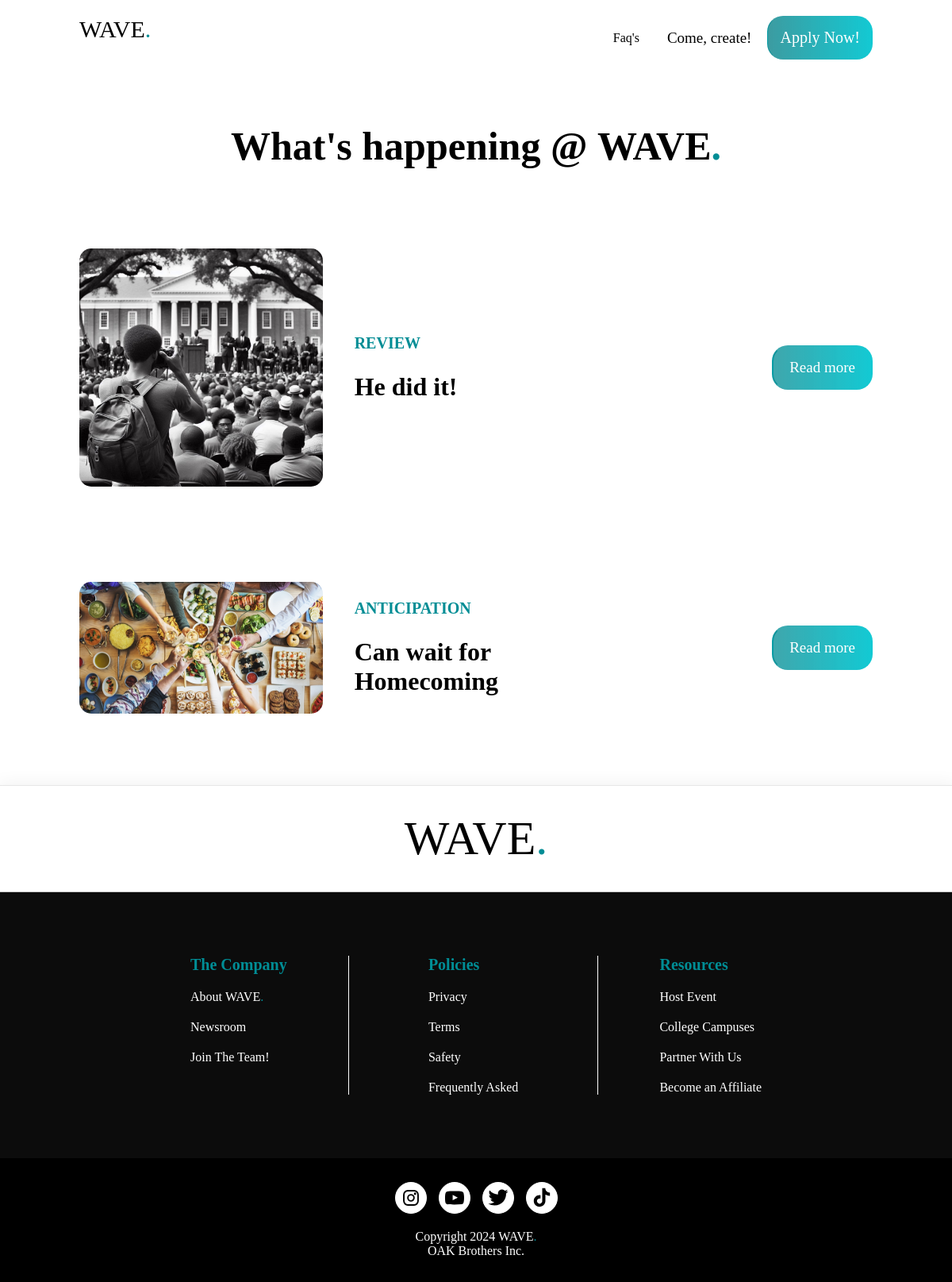
/blog/, run on an earlier commit of the app's database.
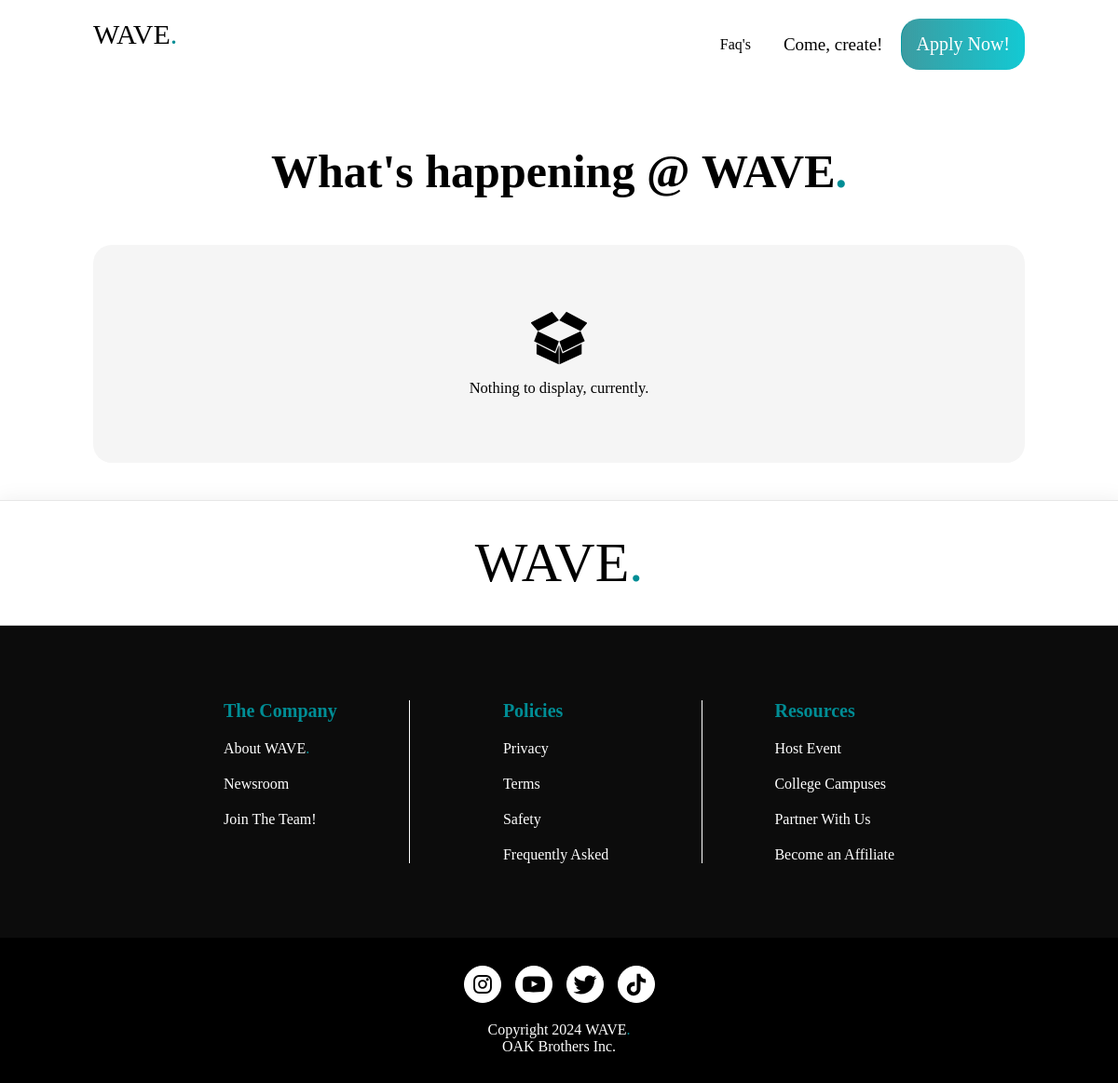
And on a later commit of the database.
### blogApp/models.py (models this page shows, shortened)
class Blog(models.Model):
    BLOG_TYPE_CHOICES = [("Review", "Review"), ("Anticipation", "Anticipation"), ("Safety", "Safety")]
    MOOD_TYPE_CHOICES = [("Neutral", "Neutral"),("Excited", "Excited"), ("Sad", "Sad"), ("Disappointed", "Disappointed"), ("Satisfactory", "Satisfactory")]
    blogId = models.UUIDField(
        primary_key=True, default=uuid.uuid4, editable=False, unique=True
    )
    blogType = models.CharField(
        _("Blog type"), max_length=20, choices=BLOG_TYPE_CHOICES, default=""
    )
    title = models.CharField(max_length=500)
    body = models.TextField(max_length=10000)
    created_at = models.DateTimeField(editable=False, auto_now_add=True)
    imageOne = models.ImageField(
        _("First Image"),
        upload_to="blog/images/body/",
        blank=True,
        null=True,
    )
    imageTwo = models.ImageField(
        _("Second Image"),
        upload_to="blog/images/body/",
        blank=True,
        null=True,
    )
    imageThree = models.ImageField(
        _("Third Image"),
        upload_to="blog/images/body/",
        blank=True,
        null=True,
    )
    mood = models.CharField(
        _("How are you feeling?"), max_length=20, choices=MOOD_TYPE_CHOICES, default="Neutral"
    )
    created_by = models.ForeignKey(
        settings.AUTH_USER_MODEL,
        on_delete=models.SET_NULL,
        null=True,
        blank=True,
        related_name="blog_created",
    )
    class Meta:
        default_permissions = ()

### blogApp/views.py (the view)
# urls.py: path("", views.blogHomeView, name="home"),
def blogHomeView(request):
    pageName = "Blog"
    blogItems = Blog.objects.all()
    return render(request, "blogApp/blogHome.html", {"pageName": pageName, "blogItems":blogItems})

### templates/blogApp/blogHome.html (shortened to what this page needs)
{% extends "base/base.html" %}
{% load static %}
{% load user_tags %}
{% block app_page_style %}
<link rel="stylesheet" type="text/css" href="{% static "/styles/blogApp/blogHome.css" %}" />
{% endblock app_page_style %}
{% block header %}
{% include "partials/nav-footer/nav/host/host_nav.html" %}
{% endblock header %}
{% block body%}
<div class="content-container">
  <section class="section-two">
    <div class="sectionTwoHeader">
      <h2>
        What's happening @
        <span id="body-logo">WAVE<span class="spot">.</span></span>
      </h2>
    </div>
    {% if blogItems %}
    <div class="news-container">
      {% for blog in blogItems %}
      <a href="{% url "blog:blogView" blogId=blog.blogId %}" class="sub-news">
        <img src="{{ blog.imageOne.url }}" alt="" />
        <div class="news-content">
          <h5>{{ blog.blogType }}</h5>
          <h4>{{ blog.title }}</h4>
        </div>
        <div class="section-button">
          <button type="button" role="button">Read more</button>
        </div>
      </a>
      {% endfor %}
    </div>
    {% else %}
    <div class="emptyContainer">
      <div>
        <img src="{% static "/images/collegeManagementApp/collegeInformation/empty-listing.svg" %}" />
      </div>
      <p>Nothing to display, currently.</p>
    </div>
    {% endif %}
  </section>
</div>
{% endblock body %}

What changed in the data, as far as the page shows it:
removed Blog: imageOne (picture), blogType "REVIEW", title "He did it!"
removed Blog: imageOne (picture), blogType "ANTICIPATION", title "Can wait for Homecoming"
Also different on the page:
text now shown: "Nothing to display, currently."
